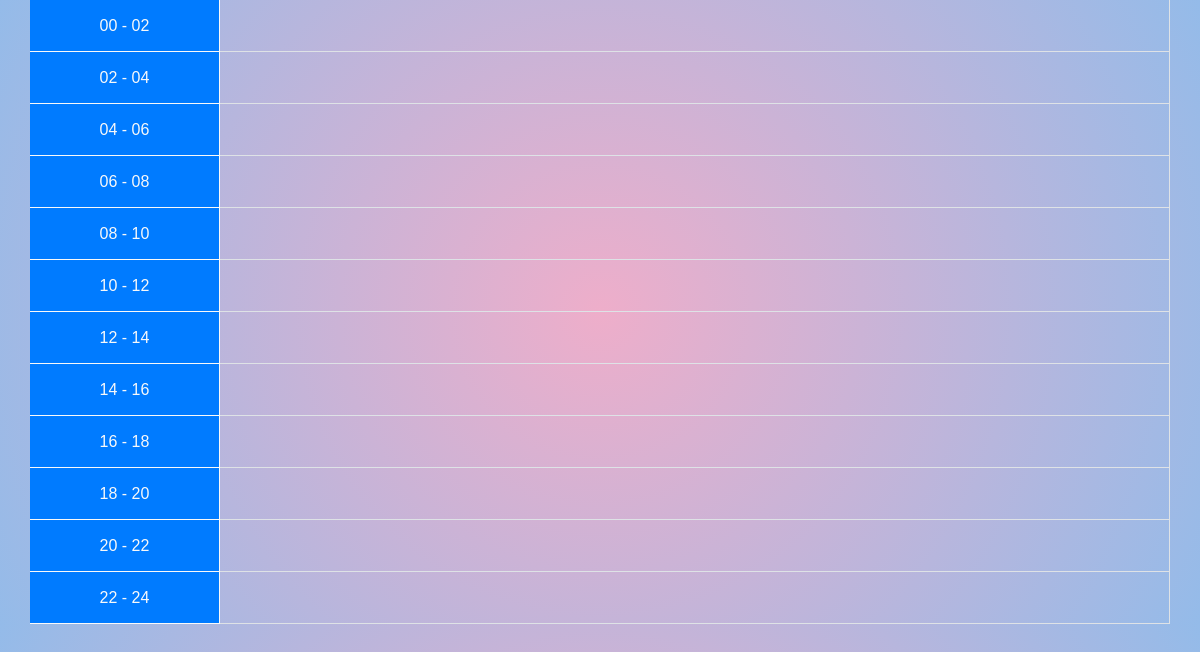
The app's page /modle_calendar.php (signed in), older data.
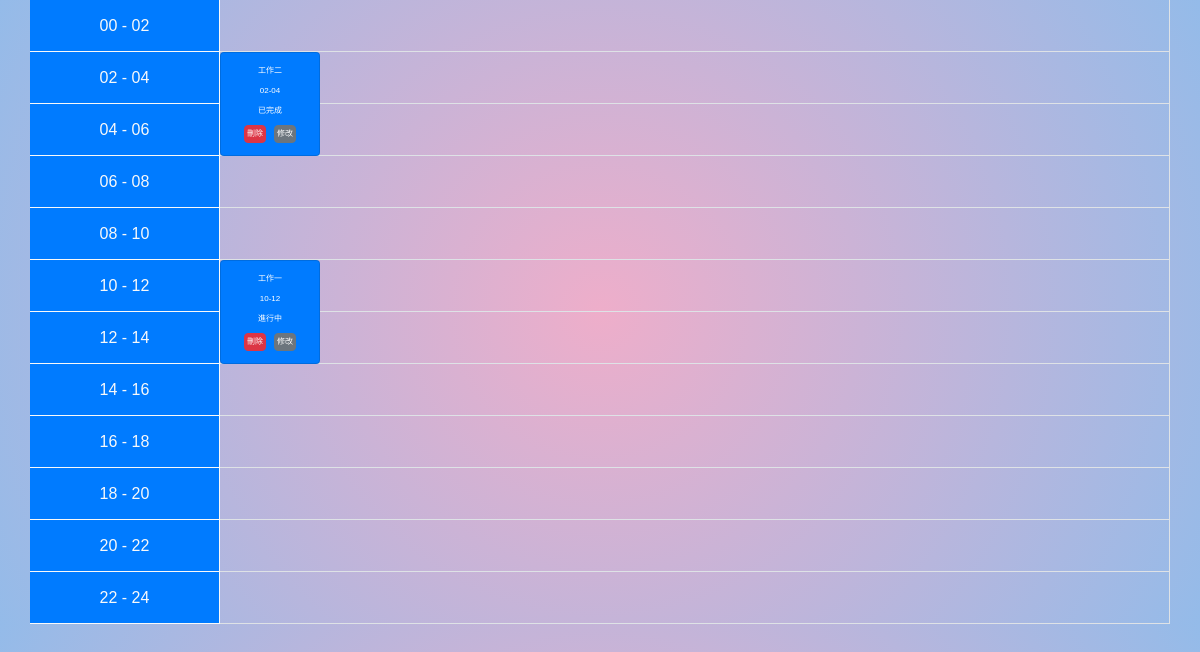
The same page, newer data.
### tables this page shows
CREATE TABLE `todo_list` (
  `id` int(10) UNSIGNED NOT NULL,
  `title` varchar(50) NOT NULL,
  `start` varchar(10) NOT NULL,
  `end` varchar(10) NOT NULL,
  `content` text NOT NULL,
  `created_at` datetime NOT NULL,
  `status` int(50) NOT NULL,
  `usetodo` int(5) NOT NULL
);

CREATE TABLE `status` (
  `code` int(1) NOT NULL,
  `code_name` varchar(10) NOT NULL
);

### modle_calendar.php (the view, shortened to what this page needs)
<?php
require_once("pdo.php");
$sql = "SELECT * FROM todo_list,status WHERE todo_list.status=status.code";
$result = $pdo->query($sql)->fetchAll(PDO::FETCH_ASSOC);
?>
<!DOCTYPE html>
<html lang="en">
<head>
    <link rel="stylesheet" href="asset/bootstrap.css">
    <link rel="stylesheet" href="./css/todo_list.css">
</head>
<body>
    <div class="container" id="container">
            <div class="row">
                <div class="table-left col-md-2 text-light bg-primary p-0">
                    <?php
                    for ($i = 0; $i < 24; $i = $i + 2) {
                        $hours = sprintf("%02d - %02d", $i, ($i + 2));
                    ?>
                        <div style="height:6.5vh" class="d-flex align-items-center justify-content-center border-right border-bottom border-light"><?= $hours; ?></div>
                    <?php
                    }
                    ?>
                </div>
                <div class="table-right col-10 p-0">
                    <?php
                    for ($i = 0; $i < 24; $i++) {
                        $hour = sprintf("%02d", $i);
                        $bottom = ($i % 2 == 1) ? 'border-bottom' : '';
                    ?>
                        <div data-hours="<?= $hour; ?>" class="time-line d-100 border-right <?= $bottom; ?> border-gray position-relative" style="height:3.25vh">
                            <div class="content-grid content-box">
                                <?php
                                foreach ($result as $row) {
                                    if ($row["start"] == $hour) {
                                ?>
                                        <div class="card position-absolute" style="height: 13vh; z-index: 1000;" draggable="true" data-id="<?= $row['id'] ?>" data-start="<?= $row['start'] ?>">
                                            <span><?php echo $row["title"] ?></span>
                                            <div class='job-duration'><?php echo $row['start'] . "-" . $row['end'] ?></div>
                                            <div><?= $row['code_name'] ?></div>
                                            <div class="d-flex">
                                                <div><a class="btn btn-danger" href="todo_delete.php?id=<?php echo $row["id"] ?>" onclick="return confirm('確定要刪除?')">刪除</a></div>
                                                <div><a class="btn btn-secondary" href="todo_edit.php?id=<?php echo $row["id"] ?>">修改</a></div>
                                            </div>
                                        </div>
                                <?php
                                    }
                                }
                                ?>
                            </div>
                        </div>
                    <?php } ?>
                </div>
            </div>    </div>
</body>
</html>

Row changes from the older to the newer data that the page shows:
added todo_list: title "工作二", start "02", end "04", status.code_name "已完成"
added todo_list: title "工作一", start "10", end "12", status.code_name "進行中"
